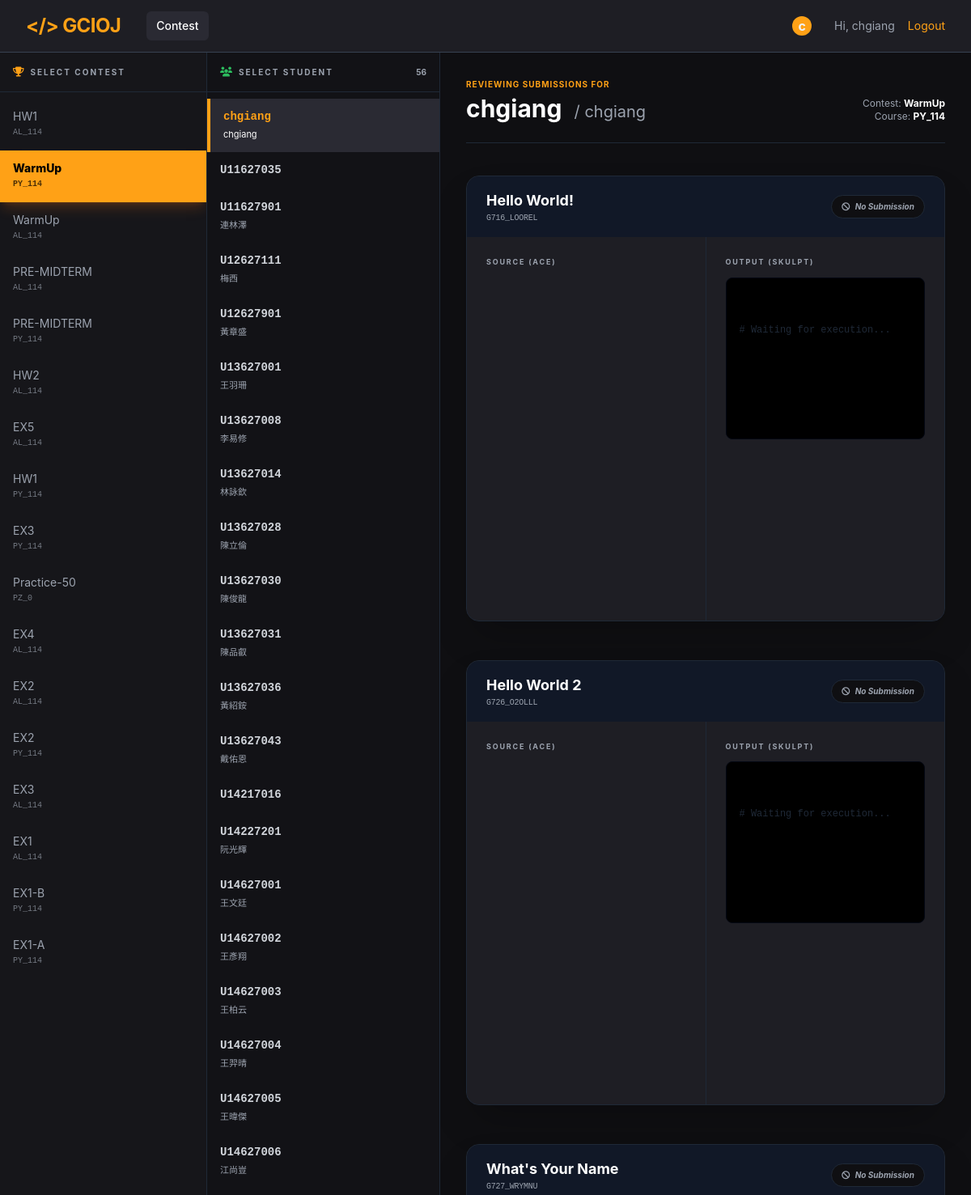
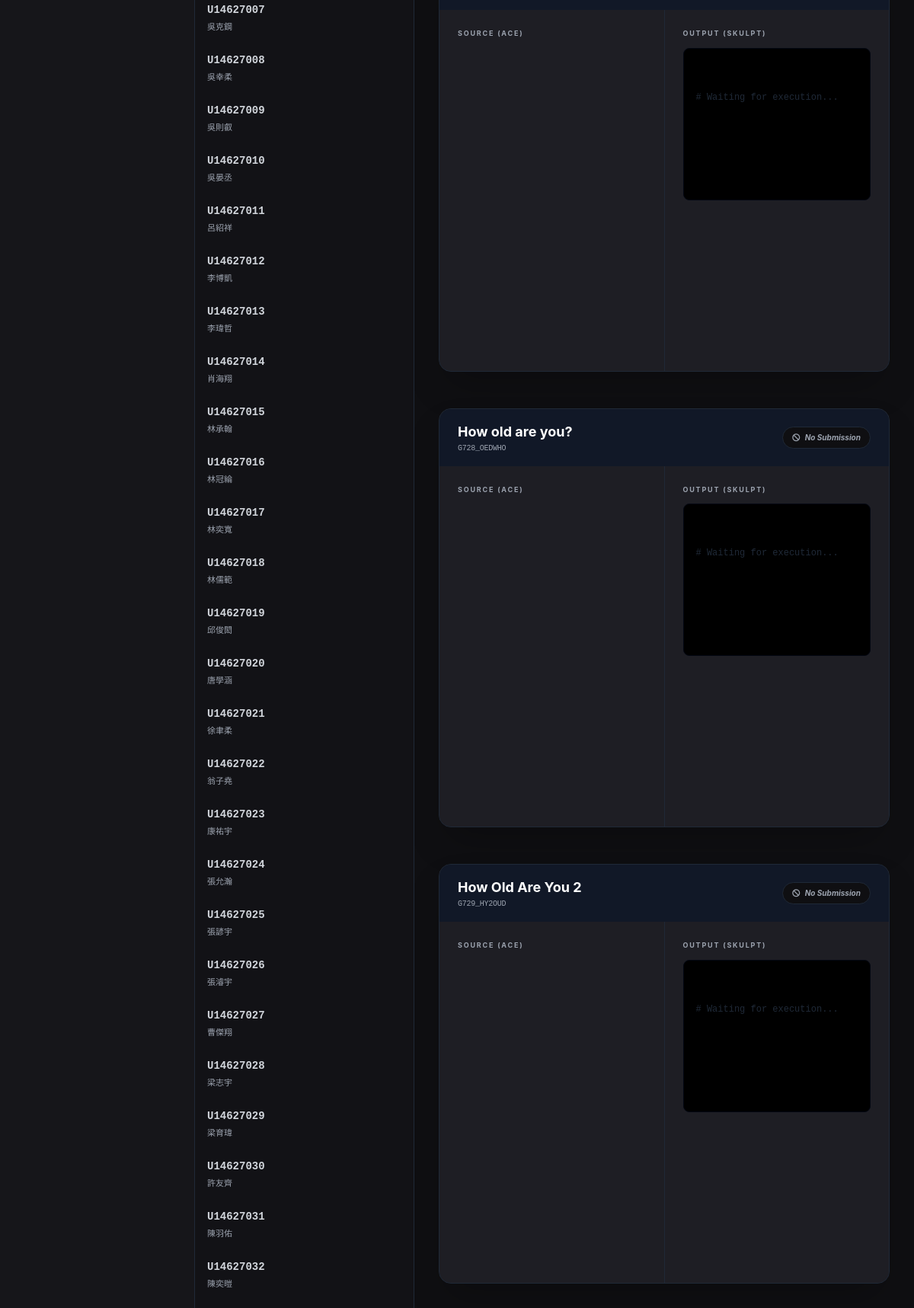
Before: /GCIOJ/view_submissions.php?contest_id=15 (signed in) with the older database file (2 pictures, top to bottom).
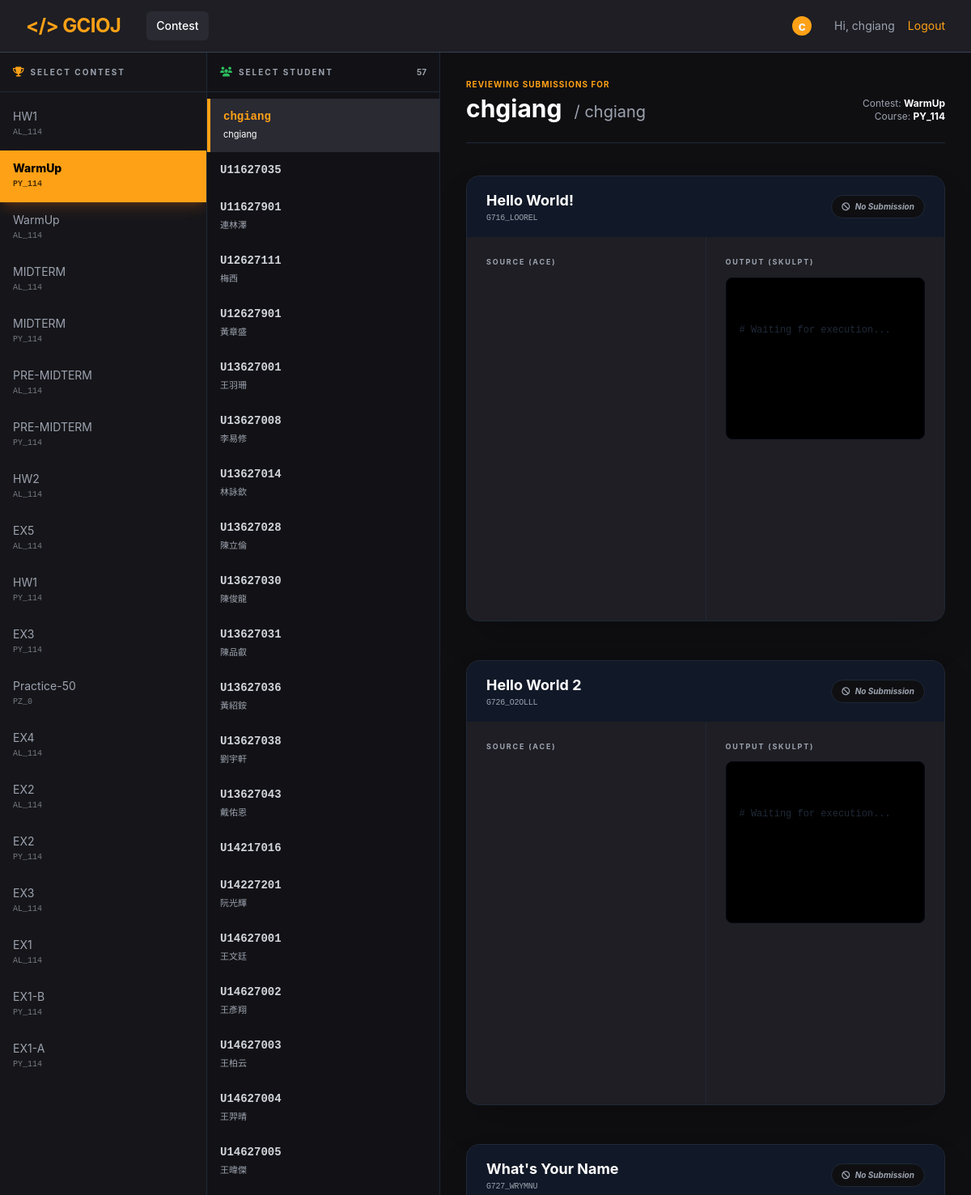
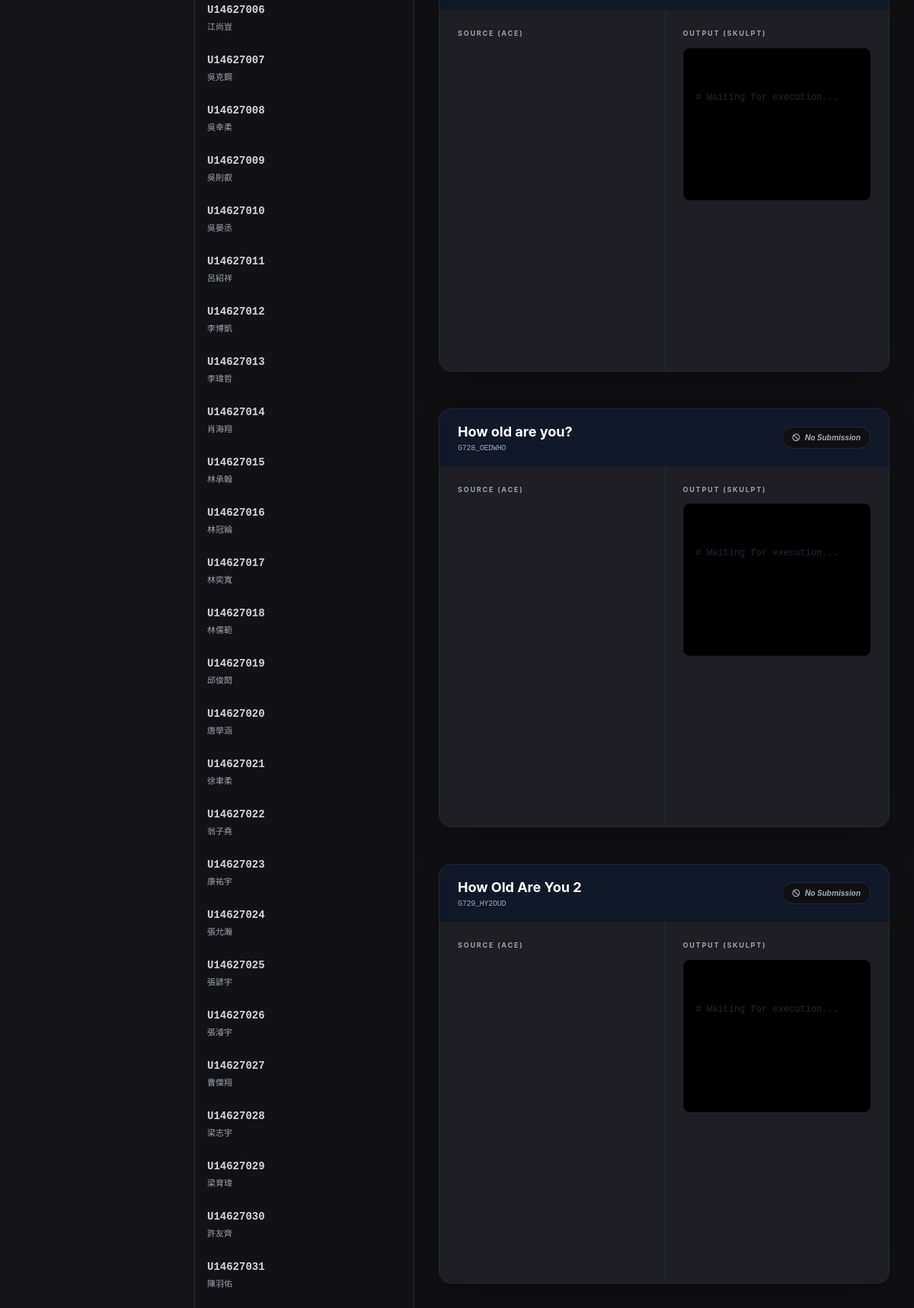
After: the same page with the newer database file (2 pictures, top to bottom).
### tables this page shows
CREATE TABLE `contest` (
  `id` int NOT NULL,
  `name` varchar(100) NOT NULL,
  `course_id` int NOT NULL,
  `course` varchar(100) DEFAULT NULL,
  `is_active` tinyint(1) NOT NULL DEFAULT '0',
  `is_public` tinyint(1) NOT NULL DEFAULT '0',
  `anti_cheat` tinyint(1) NOT NULL DEFAULT '0',
  `start_time` datetime DEFAULT NULL,
  `end_time` datetime DEFAULT NULL
);

CREATE TABLE `student` (
  `id` int NOT NULL,
  `student_id` varchar(50) NOT NULL,
  `password` varchar(20) NOT NULL DEFAULT 'pass',
  `name` varchar(100) DEFAULT NULL,
  `english_name` varchar(100) DEFAULT NULL,
  `class` varchar(50) DEFAULT NULL
);

CREATE TABLE `contest_problem` (
  `contest_id` int NOT NULL,
  `problem_id` int NOT NULL,
  `problem_order` int DEFAULT NULL
);

CREATE TABLE `problem` (
  `id` int NOT NULL,
  `code` varchar(20) NOT NULL,
  `leetcode_id` varchar(50) DEFAULT NULL,
  `leetcode_link` varchar(255) DEFAULT NULL,
  `title` varchar(255) DEFAULT NULL,
  `input_type` varchar(10) NOT NULL DEFAULT 'arr',
  `output_type` enum('screen','value') NOT NULL DEFAULT 'value',
  `grading_type` enum('algorithm','test') NOT NULL,
  `description` text,
  `level` enum('Easy','Medium','Hard') DEFAULT 'Easy',
  `time_limit_ms` int DEFAULT '1000',
  `memory_limit_mb` int DEFAULT '256',
  `tag` varchar(255) DEFAULT NULL,
  `forbidden_keyword` text NOT NULL
);

### GCIOJ/db.php (called while the page is built, shortened)
<?php
class DB
{
    private static $pdo = null;
    public static function connect()
    {
        if (self::$pdo === null) {
            try {
                $host = DB_HOST;
                $db = DB_NAME;
                $user = DB_USER;
                $pass = DB_PASS;
                $charset = 'utf8mb4';
                $dsn = "mysql:host=$host;dbname=$db;charset=$charset";
                self::$pdo = new PDO($dsn, $user, $pass, [
                    PDO::ATTR_ERRMODE => PDO::ERRMODE_EXCEPTION,
                    PDO::ATTR_DEFAULT_FETCH_MODE => PDO::FETCH_ASSOC
                ]);
            }
            catch (PDOException $e) {
                die("DB Connection Error: " . $e->getMessage());
            }
        }
        return self::$pdo;
    }
}
?>

### GCIOJ/contest.php (called while the page is built, shortened)
<?php
require_once 'db.php';
class Contest
{
    public static function getAll()
    {
        return DB::connect()->query("SELECT * FROM contest ORDER BY is_active DESC, id DESC")->fetchAll();
    }
    public static function getById($id)
    {
        $stmt = DB::connect()->prepare("SELECT * FROM contest WHERE id = ?");
        $stmt->execute([$id]);
        return $stmt->fetch();
    }
    public static function getProblems($contestId)
    {
        $sql = "SELECT p.*, cp.problem_order
                FROM problem p
                JOIN contest_problem cp ON p.id = cp.problem_id
                WHERE cp.contest_id = ?
                ORDER BY cp.problem_order ASC";
        $stmt = DB::connect()->prepare($sql);
        $stmt->execute([$contestId]);
        return $stmt->fetchAll();
    }
}
?>

### GCIOJ/view_submissions.php (the view, shortened to what the changed rows need)
<?php
require_once 'db.php';
require_once 'contest.php';
$db = DB::connect();
$contests = Contest::getAll();
$selectedContestId = isset($_GET['contest_id']) ? (int)$_GET['contest_id'] : 0;
$selectedStudentId = isset($_GET['student_id']) ? $_GET['student_id'] : '';
$selectedContest = null;
$students = [];
$submissionsArr = [];
if ($selectedContestId > 0) {
    $selectedContest = Contest::getById($selectedContestId);
    $stmt = $db->prepare("
        SELECT DISTINCT s.id as db_id, s.student_id, s.name
        FROM student s
        JOIN submission sub ON s.id = sub.student_id
        WHERE sub.contest_id = ?
        ORDER BY s.student_id ASC
    ");
    $stmt->execute([$selectedContestId]);
    $students = $stmt->fetchAll(PDO::FETCH_ASSOC);
    if (empty($selectedStudentId) && !empty($students)) {
        $selectedStudentId = $students[0]['student_id'];
    }
    $problems = Contest::getProblems($selectedContestId);
    if ($selectedStudentId) {
        $courseCodeRaw = $selectedContest['course'];
        $contestNameRaw = $selectedContest['name'];
        $courseCode = preg_replace('/[^a-zA-Z0-9_\-]/', '', $courseCodeRaw);
        $contestName = preg_replace('/[^a-zA-Z0-9_\- ]/', '', $contestNameRaw);
        foreach ($problems as $p) {
            $problemCode = $p['code'];
            $dirPath = "contest_upload/{$courseCode}_{$contestName}/{$selectedStudentId}";
            $filePath = "{$dirPath}/{$selectedStudentId}_{$problemCode}.py";
            $code = "";
            $submissionsArr[] = [
                'problem_id' => $p['id'],
                'problem_title' => $p['title'],
                'problem_code' => $problemCode,
                'code' => $code,
                'file_exists' => file_exists($filePath)
            ];
        }
    }
}
?>
<!DOCTYPE html>
<html lang="en" class="dark">
<head>
    <script src="https://cdn.tailwindcss.com"></script>
    <link rel="stylesheet" href="https://cdnjs.cloudflare.com/ajax/libs/font-awesome/6.4.0/css/all.min.css">
</head>
<body class="bg-dark-bg text-dark-text font-sans h-screen flex flex-col overflow-hidden">
    <div class="flex flex-grow overflow-hidden">
        <aside class="w-64 bg-dark-sidebar border-r border-gray-800 flex flex-col shrink-0">
            <div class="p-4 border-b border-gray-800 flex items-center gap-2">
                <h2 class="text-[10px] font-bold text-dark-muted uppercase tracking-[0.2em]">Select Contest</h2>
            </div>
            <div class="flex-grow overflow-y-auto pt-2">
                <?php foreach ($contests as $c): ?>
                    <a href="?contest_id=<?= $c['id'] ?>"
                       class="block px-4 py-3 text-sm transition-all <?= $selectedContestId == $c['id'] ? 'bg-brand-orange text-black font-extrabold shadow-lg shadow-orange-500/20' : 'text-dark-muted hover:bg-dark-hover hover:text-white' ?>">
                        <div class="truncate"><?= htmlspecialchars($c['name']) ?></div>
                        <div class="text-[10px] opacity-70 font-mono"><?= htmlspecialchars($c['course'] ?: 'UNSET') ?></div>
                    </a>
                <?php endforeach; ?>
            </div>
        </aside>
        <aside class="w-72 bg-dark-sidebar/50 border-r border-gray-800 flex flex-col shrink-0">
            <div class="p-4 border-b border-gray-800 flex items-center justify-between">
                <div class="flex items-center gap-2">
                    <i class="fas fa-users text-brand-green text-xs"></i>
                    <h2 class="text-[10px] font-bold text-dark-muted uppercase tracking-[0.2em]">Select Student</h2>
                </div>
                <span class="text-[10px] text-dark-muted font-bold"><?= count($students) ?></span>
            </div>
            <div class="flex-grow overflow-y-auto pt-2">
                <?php if ($selectedContestId): ?>
                    <?php foreach ($students as $s): ?>
                        <a href="?contest_id=<?= $selectedContestId ?>&student_id=<?= $s['student_id'] ?>"
                           class="block px-4 py-3 text-sm transition-all group <?= $selectedStudentId == $s['student_id'] ? 'bg-dark-hover border-l-4 border-brand-orange' : 'hover:bg-dark-hover/50' ?>">
                            <div class="flex justify-between items-center mb-0.5">
                                <span class="font-bold font-mono <?= $selectedStudentId == $s['student_id'] ? 'text-brand-orange' : 'text-gray-300' ?>">
                                    <?= htmlspecialchars($s['student_id']) ?>
                                </span>
                            </div>
                            <div class="text-[11px] <?= $selectedStudentId == $s['student_id'] ? 'text-white' : 'text-dark-muted' ?> truncate">
                                <?= htmlspecialchars($s['name']) ?>
                            </div>
                        </a>
                    <?php endforeach; ?>
                <?php else: ?>
                    <div class="p-6 text-center text-dark-muted italic text-xs">Pick a contest first...</div>
                <?php endif; ?>
            </div>
        </aside>
        <main class="flex-grow bg-dark-bg p-8 overflow-y-auto relative">
            <?php if ($selectedStudentId): ?>
                <div class="mb-10 flex justify-between items-end border-b border-gray-800 pb-6">
                    <div>
                        <span class="text-[10px] font-bold text-brand-orange uppercase tracking-widest mb-1 block">Reviewing Submissions for</span>
                        <h1 class="text-3xl font-bold text-white"><?= htmlspecialchars($selectedStudentId) ?> <span class="text-dark-muted text-xl font-normal ml-2">/ <?= htmlspecialchars($students[array_search($selectedStudentId, array_column($students, 'student_id'))]['name'] ?? '') ?></span></h1>
                    </div>
                    <div class="text-right">
                        <div class="text-xs text-dark-muted">Contest: <span class="text-white font-bold"><?= htmlspecialchars($selectedContest['name']) ?></span></div>
                        <div class="text-xs text-dark-muted">Course: <span class="text-white font-bold"><?= htmlspecialchars($selectedContest['course']) ?></span></div>
                    </div>
                </div>
                <div class="space-y-12">
                    <?php foreach ($submissionsArr as $sub): ?>
                        <div class="bg-dark-surface border border-gray-800 rounded-2xl overflow-hidden shadow-2xl transition hover:border-gray-700">
                            <div class="px-6 py-4 bg-gray-900 flex justify-between items-center">
                                <div>
                                    <h2 class="text-lg font-bold text-white"><?= htmlspecialchars($sub['problem_title']) ?></h2>
                                    <p class="text-[10px] text-dark-muted font-mono uppercase tracking-tight"><?= htmlspecialchars($sub['problem_code']) ?></p>
                                </div>
                                <?php if ($sub['file_exists']): ?>
                                    <button onclick="runCode('<?= $sub['problem_code'] ?>')"
                                            class="bg-brand-green hover:bg-green-600 text-white px-5 py-2 rounded-lg font-bold text-xs transition flex items-center gap-2 shadow-lg shadow-green-500/20 active:scale-95">
                                        <i class="fas fa-play"></i> Run Code
                                    </button>
                                <?php else: ?>
                                    <span class="text-dark-muted text-[10px] font-bold bg-dark-bg px-3 py-1.5 rounded-full border border-gray-800 italic">
                                        <i class="fas fa-ban mr-1"></i> No Submission
                                    </span>
                                <?php endif; ?>
                            </div>
                            <div class="grid grid-cols-1 lg:grid-cols-2 gap-px bg-gray-800">
                                <div class="bg-dark-surface p-6">
                                    <label class="text-[9px] font-bold text-dark-muted uppercase tracking-[0.2em] mb-3 block">Source (Ace)</label>
                                    <div id="editor-<?= $sub['problem_code'] ?>" class="h-[400px] w-full"><?= htmlspecialchars($sub['code']) ?></div>
                                </div>
                                <div class="bg-dark-surface p-6 flex flex-col">
                                    <label class="text-[9px] font-bold text-dark-muted uppercase tracking-[0.2em] mb-3 block">Output (Skulpt)</label>
                                    <div id="output-<?= $sub['problem_code'] ?>"
                                         class="output-div flex-grow bg-black p-4 text-brand-green text-xs overflow-y-auto border border-gray-950 rounded-lg whitespace-pre-wrap leading-relaxed">
                                        <span class="text-gray-800"># Waiting for execution...</span>
                                    </div>
                                </div>
                            </div>
                        </div>
                    <?php endforeach; ?>
                </div>
            <?php endif; ?>
        </main>
    </div>
</body>
</html>

Changed rows visible on the page:
no longer on this page (row unchanged): student: student "U14627032", name "陳奕暟"
added contest: name "MIDTERM", course "AL_114"
added contest: name "MIDTERM", course "PY_114"
now on this page (row unchanged): student: student "U13627038", name "劉宇軒"
Other visible differences:
count($students): "56" → "57"
